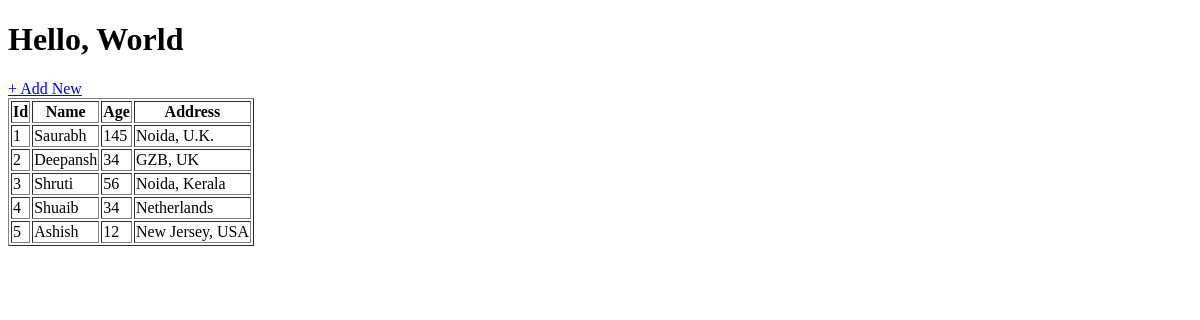
/, run on an earlier commit of the app's database.
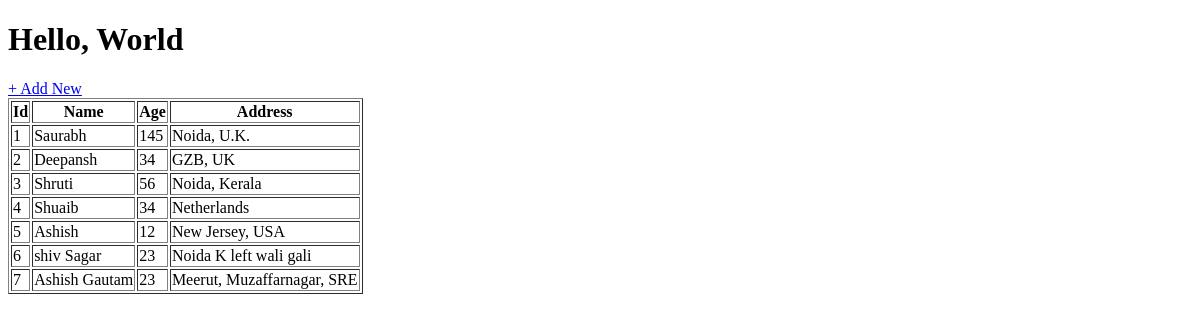
And on a later commit of the database.
### app_one/models.py (models this page shows, shortened)
class Student(models.Model):
    student_name = models.CharField(max_length=35)
    age = models.IntegerField()
    address = models.TextField()

### app_one/views.py (the view)
# urls.py: path('', views.homepage, name='homepage'),
def homepage(request):
    students = Student.objects.all()
    return render(request, 'index.html', {'all_students' : students})

### templates/index.html (shortened to what this page needs)
<!DOCTYPE html>
<html lang="en">
<head>
</head>
<body>
    <h1>Hello, World</h1>
    <a href="{% url 'addStudent' %}">+ Add New</a>
    <table border="1">
        <tr>
            <th>Id</th>
            <th>Name</th>
            <th>Age</th>
            <th>Address</th>
        </tr>
        {% for student in all_students %}
        <tr>
            <td>{{ student.id }}</td>
            <td>{{ student.student_name }}</td>
            <td>{{ student.age }}</td>
            <td>{{ student.address }}</td>
        </tr>
        {% endfor %}
    </table>
</body>
</html>

What changed in the data, as far as the page shows it:
added Student: id "6", student_name "shiv Sagar", age "23", address "Noida K left wali gali"
added Student: id "7", student_name "Ashish Gautam", age "23", address "Meerut, Muzaffarnagar, SRE"
